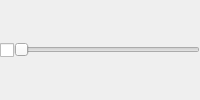
          <widget class="QWidget" name="voiceBox" native="true">
           <property name="sizePolicy">
            <sizepolicy hsizetype="Fixed" vsizetype="Expanding">
             <horstretch>0</horstretch>
             <verstretch>0</verstretch>
            </sizepolicy>
           </property>
           <property name="minimumSize">
            <size>
             <width>130</width>
             <height>0</height>
            </size>
           </property>
           <layout class="QVBoxLayout" name="voiceBox_layout">
            <property name="spacing">
             <number>0</number>
            </property>
            <property name="margin">
             <number>0</number>
            </property>
            <item>
             <widget class="QWidget" name="input_volume_layout" native="true">
              <layout class="QHBoxLayout" name="horizontalLayout_11">
               <property name="spacing">
                <number>0</number>
               </property>
               <property name="sizeConstraint">
                <enum>QLayout::SetDefaultConstraint</enum>
               </property>
               <property name="margin">
                <number>0</number>
               </property>
               <item>
                <widget class="QCheckBox" name="input_volume_onoff">
                 <property name="sizePolicy">
                  <sizepolicy hsizetype="Minimum" vsizetype="Expanding">
                   <horstretch>0</horstretch>
                   <verstretch>0</verstretch>
                  </sizepolicy>
                 </property>
                 <property name="minimumSize">
                  <size>
                   <width>0</width>
                   <height>0</height>
                  </size>
                 </property>
                 <property name="maximumSize">
                  <size>
                   <width>16777215</width>
                   <height>16777215</height>
                  </size>
                 </property>
                 <property name="baseSize">
                  <size>
                   <width>0</width>
                   <height>0</height>
                  </size>
                 </property>
                 <property name="text">
                  <string/>
                 </property>
                </widget>
               </item>
               <item>
                <widget class="QSlider" name="input_volume_slider">
                 <property name="sizePolicy">
                  <sizepolicy hsizetype="Expanding" vsizetype="Expanding">
                   <horstretch>0</horstretch>
                   <verstretch>0</verstretch>
                  </sizepolicy>
                 </property>
                 <property name="minimumSize">
                  <size>
                   <width>0</width>
                   <height>6</height>
                  </size>
                 </property>
                 <property name="maximumSize">
                  <size>
                   <width>16777215</width>
                   <height>16777215</height>
                  </size>
                 </property>
                 <property name="baseSize">
                  <size>
                   <width>0</width>
                   <height>0</height>
                  </size>
                 </property>
                 <property name="maximum">
                  <number>10000</number>
                 </property>
                 <property name="orientation">
                  <enum>Qt::Horizontal</enum>
                 </property>
                </widget>
               </item>
              </layout>
             </widget>
            </item>
           </layout>
          </widget>
